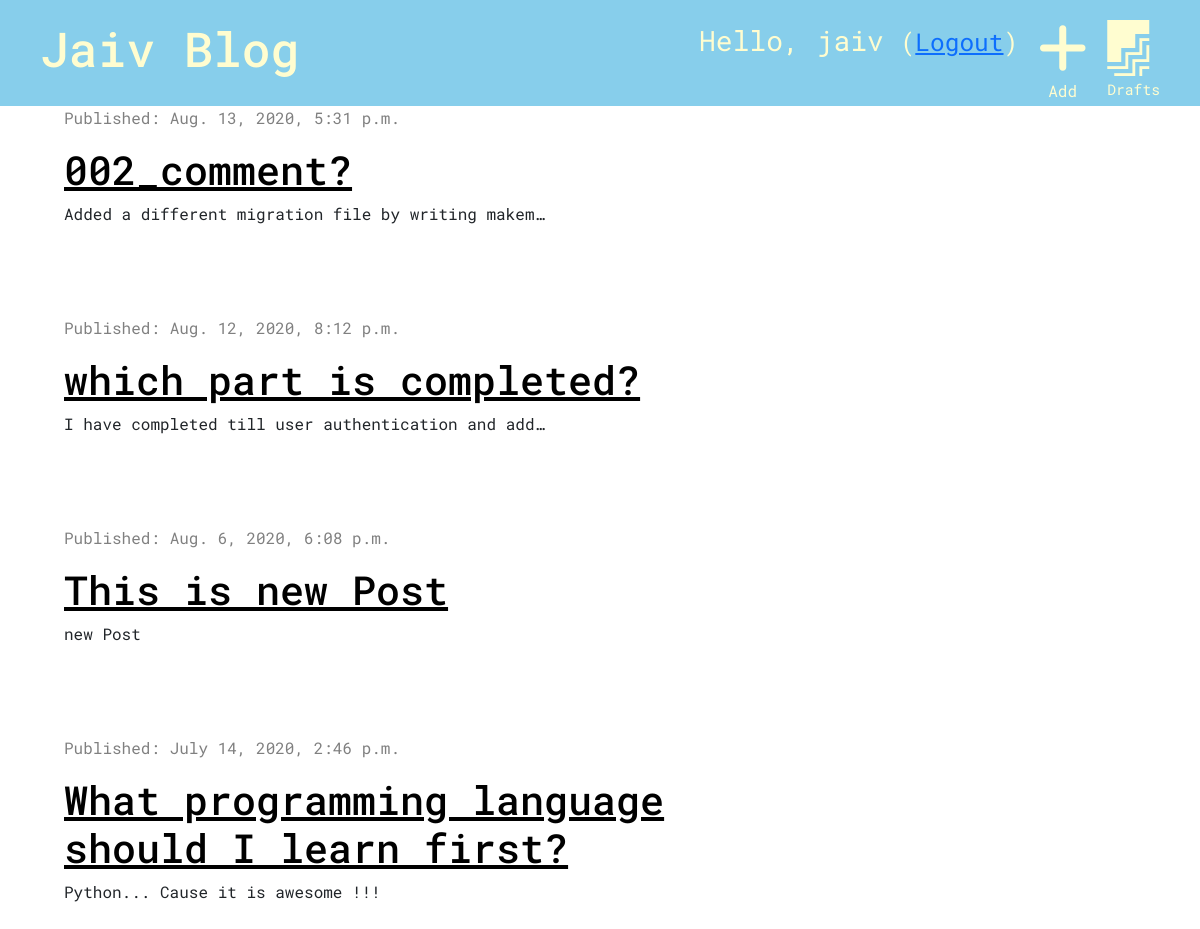
The app's page / (signed in) with its own data.
### blog/models.py (models this page shows, shortened)
class Post(models.Model):
    author = models.ForeignKey('auth.User', on_delete=models.CASCADE)
    title = models.CharField(max_length=200)
    text = models.TextField()
    created_date = models.DateTimeField(default=timezone.now)
    published_date = models.DateTimeField(blank=True, null=True)

### blog/views.py (the view)
# urls.py: path('', views.post_list, name='post_list'),
def post_list(request):
    posts = Post.objects.filter(published_date__lte=timezone.now()).order_by('-published_date')
    stuff_for_frontend = {'posts': posts}
    return render(request, 'blog/post_list.html', stuff_for_frontend)

### blog/templates/blog/post_list.html (shortened to what this page needs)
{% extends 'blog/base.html' %}
    {% block content %}
            {% for post in posts %}
            <div class="post">
                <div class="date">
                    <p>Published: {{ post.published_date}}</p>
                </div>
            <h1><a href="{% url 'post_detail' pk=post.pk %}">{{ post.title }}</a></h1>
            <p>{{ post.text|truncatechars:50 }}</p>
            </div>
            {% endfor %}
    {% endblock %}

### blog/templates/blog/base.html (shortened to what this page needs)
<!DOCTYPE html>
<html lang="en">
<head>
    {% load static %}
    <link rel="stylesheet" href="https://stackpath.bootstrapcdn.com/bootstrap/5.0.0-alpha1/css/bootstrap.min.css">
    <link rel="stylesheet" href="{% static 'css/blog.css' %}">
</head>
<body>
<div class="page-header">
    {% if user.is_authenticated %}
         <a href="{% url 'post_draft_list' %}" class="top-menu"><i class="fab fa-firstdraft fa-2x" style="color: #fffdd0;"></i><p style="font-size: 11pt;">Drafts</p></a>
        <a href="{% url 'post_new' %}" class="top-menu"><i class="fas fa-plus fa-2x" style="color: #fffdd0;"></i><p style="font-size: 12pt; padding-left: 10px">Add</p></a>
        <p class="top-menu"> Hello, {{ user.username }} <small>(<a href="{% url 'logout' %}">Logout</a>) </small></p>
    {% else %}
        <a href="{% url 'login' %}" class="top-menu"><i class="fas fa-sign-in-alt fa-2x"></i><p style="font-size: 12pt;">Sign In</p></a>
    {% endif %}
    <h1><a href="{% url 'post_list' %}"> Jaiv Blog </a> </h1>
</div>
<div class="content container">
    <div class="row">
       <div class="col-md-8">
           {% block content %}
           {% endblock %}
       </div>
    </div>
</div>

### blog/static/css/blog.css (style rules this page uses)
.page-header { background-color: skyblue; margin-top: 0; padding: 20px 20px 20px 40px; }
.page-header h1 a { color: #fffdd0; text-decoration: none; font-size: 36pt; }
.content { margin-left: 40px; }
h1, h2, h3, h4, p { font-family: "Roboto Mono", "Lucida Grande", "DejaVu Sans", "Bitstream Vera Sans", Verdana, Arial, sans-serif; }
.date { color: grey; }
.post { margin-bottom: 90px; }
.post h1 a { color: #000000; }
.top-menu, .top-menu:hover { color: #fffdd0; float: right; margin-right: 20px; font-size: 21pt; text-decoration: none; }

### records on screen
Post: published_date "Aug. 13, 2020, 5:31 p.m.", title "002_comment?", text "Added a different migration file by writing makem…"
Post: published_date "Aug. 12, 2020, 8:12 p.m.", title "which part is completed?", text "I have completed till user authentication and add…"
Post: published_date "Aug. 6, 2020, 6:08 p.m.", title "This is new Post", text "new Post"
Post: published_date "July 14, 2020, 2:46 p.m.", title "What programming language should I learn first?", text "Python... Cause it is awesome !!!"

### other values on screen
{{ user.username }} "jaiv"
